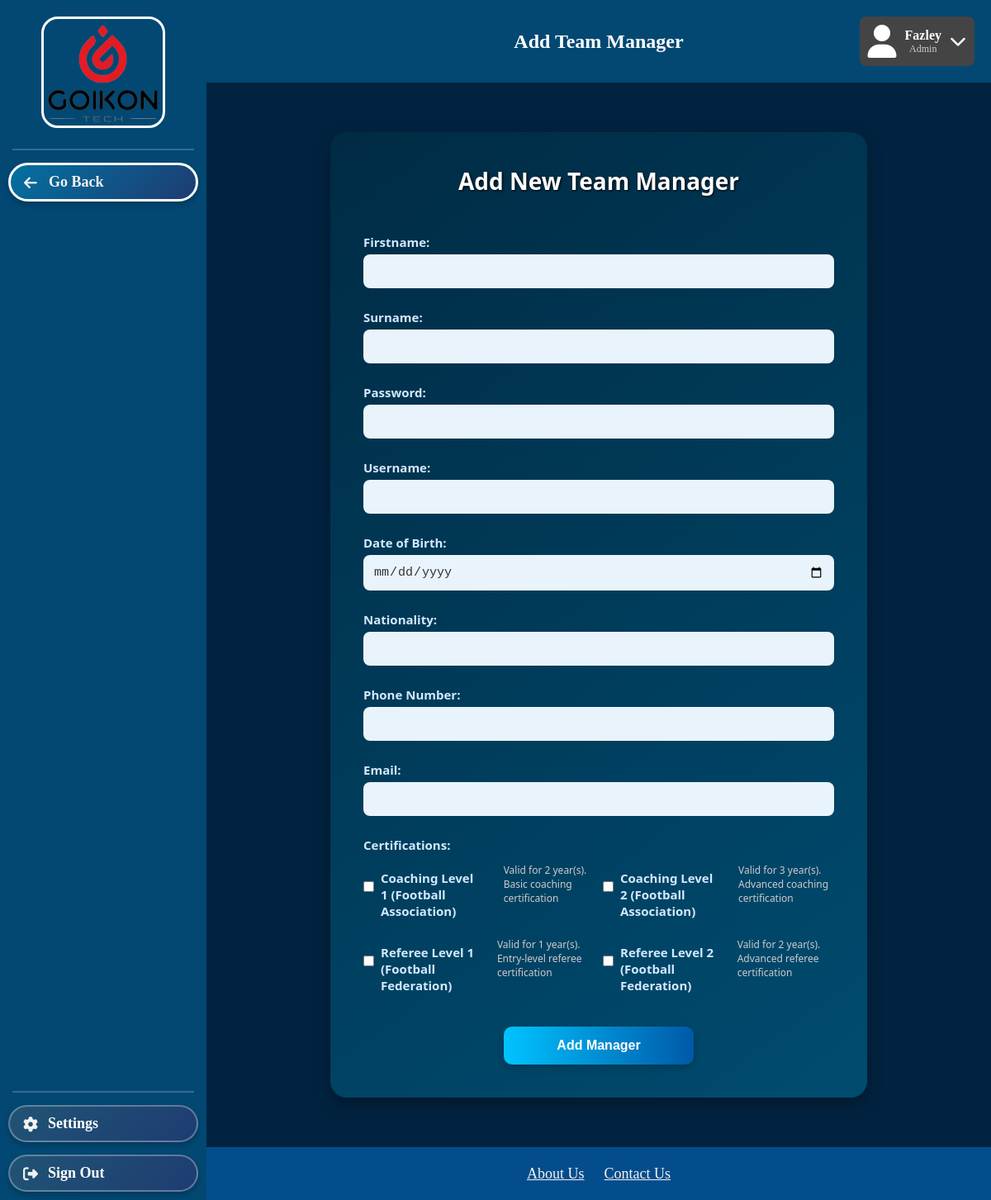
Page /Admin/AddManager.php on the earlier database version.
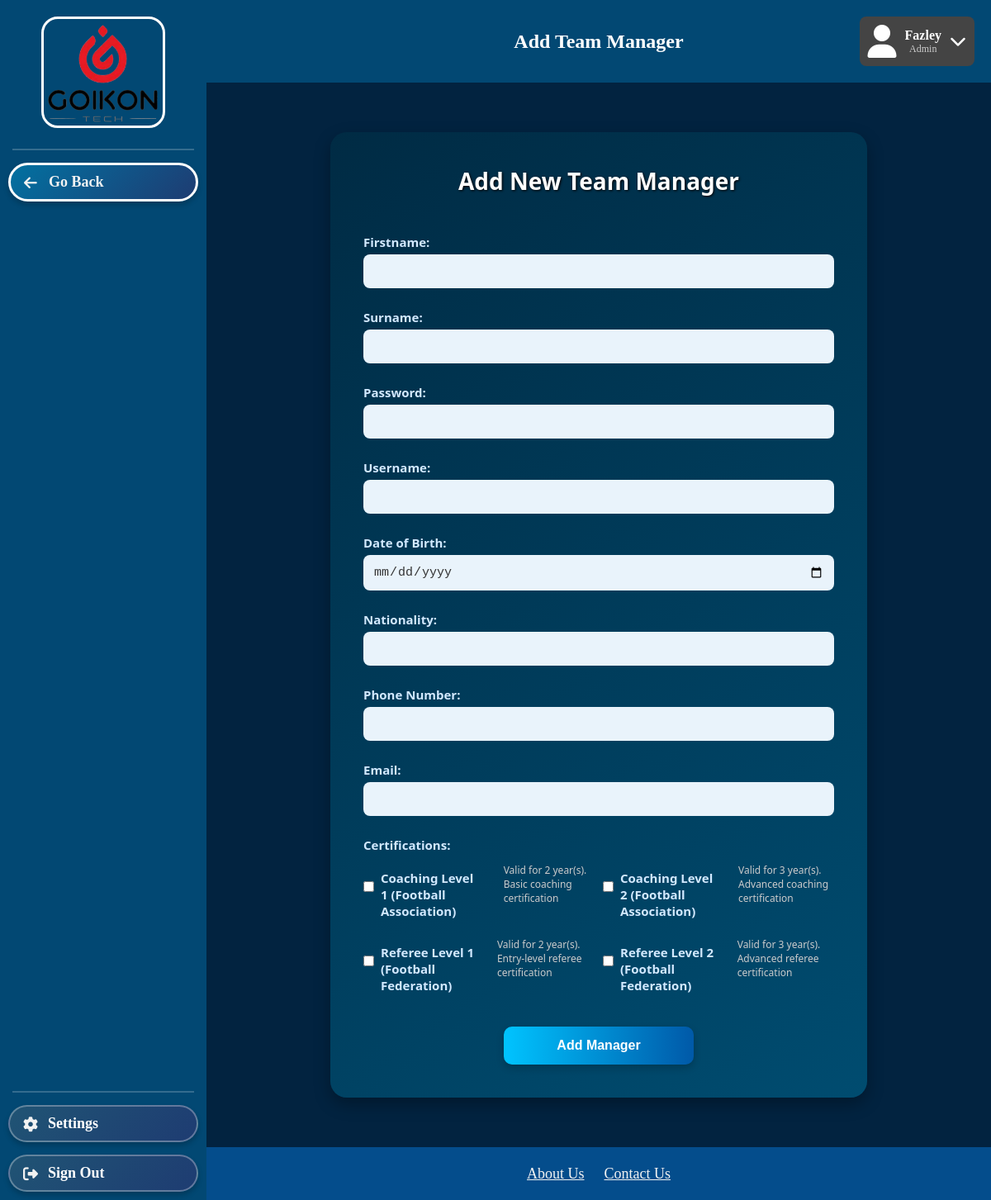
Same page on the later database version.
### tables this page shows
CREATE TABLE Certificate (
    CertificateID INTEGER PRIMARY KEY AUTOINCREMENT,
    Name VARCHAR NOT NULL,
    Issuer VARCHAR NOT NULL,
    YearsActiveFor INT NULL,
    Notes VARCHAR NULL
);

### Admin/AddManager.php (the view, shortened to what this page needs)
    <?php
include_once __DIR__ . '/../Include/db.php';
try {
    $dbInstance = new Database();
    $conn = $dbInstance->getConnection();
} catch (Exception $e) {
    die("Error: " . $e->getMessage());
}
?>
<!DOCTYPE html>
<html>
<head>
    <link rel="stylesheet" href="../styles.css">
</head>
<body>
    <div class="header">
        <h2>Add Team Manager</h2>
        <div class="profile-box">
            <i class="fa fa-user"></i>
            <div>
                <div class="name">Fazley</div>
                <div class="role">Admin</div>
            </div>
            <i class="fa fa-chevron-down dropdown-icon"></i>
        </div>
    </div>
    <div class="sidebar">
        <img src="../GoikonLogoFinal.png" alt="Goikon Logo" class="goikon-logo">
        <div class="sidebar-separator"></div>
        <div class="sidebar-button">
            <a href="AddUser.php">
            <i class="fa-solid fa-arrow-left"></i>Go Back
            </a>
        </div>
        <div class="sidebar-toolbox-container">
            <div class="sidebar-separator"></div>
            <div class="sidebar-toolbox-button">
                <a href="../Homepages/SettingsPersonal.html">
                    <i class="fa-solid fa-gear"></i>Settings
                </a>
            </div>
            <div class="sidebar-toolbox-button">
                <a href="../Create Account and Login/Login.php">
                    <i class="fa-solid fa-right-from-bracket"></i></i>Sign Out
                </a>
            </div>
        </div>
    </div>
    <div class="player-content">
        <div class="player-form-wrapper">
            <h1>Add New Team Manager</h1>
            <form method="post" action="AddManager.php">
                <label for="firstname">Firstname:</label>
                <input type="text" id="firstname" name="firstname" required>
                <label for="surname">Surname:</label>
                <input type="text" id="surname" name="surname" required>
                <label for="password">Password:</label>
                <input type="password" id="password" name="password" required>
                <label for="username">Username:</label>
                <input type="text" id="username" name="username" required>
                <label for="date_of_birth">Date of Birth:</label>
                <input type="date" id="date_of_birth" name="date_of_birth" required>
                <label for="nationality">Nationality:</label>
                <input type="text" id="nationality" name="nationality" required>
                <label for="phone_number">Phone Number:</label>
                <input type="text" id="phone_number" name="phone_number" required>
                <label for="email">Email:</label>
                <input type="email" id="email" name="email" required>
                <label>Certifications:</label>
                <div class="certificate-options">
                    <?php
                    $query = "SELECT CertificateID, Name, Issuer, YearsActiveFor, Notes FROM certificate";
                    $result = $conn->query($query);
                    if ($result) {
                        while ($row = $result->fetchArray(SQLITE3_ASSOC)) {
                            echo '<div class="certificate-option">';
                            echo '<input type="checkbox" id="cert_'.$row['CertificateID'].'" name="certificates[]" value="'.$row['CertificateID'].'">';
                            echo '<label for="cert_'.$row['CertificateID'].'">'.$row['Name'].' ('.$row['Issuer'].')</label>';
                            echo '<div class="certificate-description">Valid for '.$row['YearsActiveFor'].' year(s). '.$row['Notes'].'</div>';
                            echo '</div>';
                        }
                    }
                    ?>
                </div>
                <button type="submit">Add Manager</button>
            </form>
        </div>
    </div>
    <div class="footer">
        <a href="../Homepages/AboutUs.html">About Us</a>
        <a href="../Homepages/ContactUs.html">Contact Us</a>
    </div>
</body>
</html>

Differences in the rows shown:
changed certificate "Referee Level 1": YearsActiveFor "1" → "2"
changed certificate "Referee Level 2": YearsActiveFor "2" → "3"
